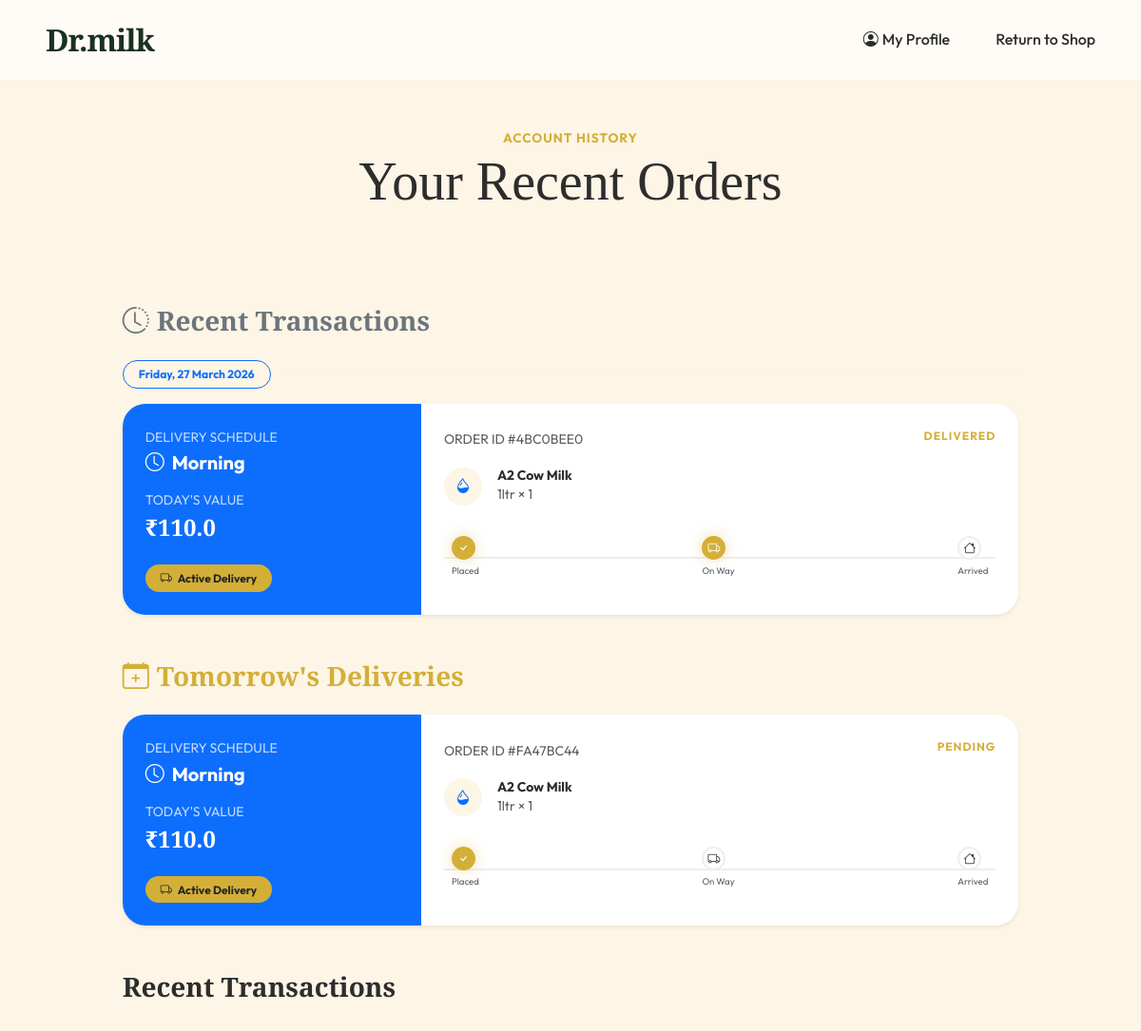
Page /orders (signed in) on the committed database.
### models.py (models this page shows)
class Order(db.Model):
    id = db.Column(db.Integer, primary_key=True)
    user_id = db.Column(db.Integer, db.ForeignKey('user.id'), nullable=False, index=True)
    user = db.relationship('User', backref=db.backref('orders', lazy=True))
    total_amount = db.Column(db.Float, nullable=False)
    total_liters = db.Column(db.Float, default=0.0)
    status = db.Column(db.String(20), default='Pending', index=True)
    delivery_time = db.Column(db.String(20)) # 'Morning', 'Evening'
    delivery_days = db.Column(db.JSON) # ['Monday', 'Tuesday'...]
    is_subscription = db.Column(db.Boolean, default=False)
    subscription_end = db.Column(db.DateTime, nullable=True)
    created_at = db.Column(db.DateTime, default=ist_now, index=True)
    order_id = db.Column(db.String(50), unique=True, index=True)
    items = db.relationship('OrderItem', backref='order', lazy=True)

class OrderItem(db.Model):
    id = db.Column(db.Integer, primary_key=True)
    order_id = db.Column(db.Integer, db.ForeignKey('order.id'), nullable=False, index=True)
    product_id = db.Column(db.Integer, db.ForeignKey('product.id'), nullable=False)
    product = db.relationship('Product')
    size = db.Column(db.String(50))
    quantity = db.Column(db.Integer, nullable=False)
    price = db.Column(db.Float, nullable=False)
    liter_total = db.Column(db.Float)

class Product(db.Model):
    id = db.Column(db.Integer, primary_key=True)
    name = db.Column(db.String(100), nullable=False)
    description = db.Column(db.Text)
    image = db.Column(db.String(255))
    category = db.Column(db.String(50), index=True)
    benefits = db.Column(db.JSON)
    variants = db.relationship('ProductVariant', backref='product', lazy=True)

### routes/user_routes.py (the view)
@user_bp.route('/orders')
@login_required
def user_orders():
    all_orders = Order.query.filter_by(user_id=current_user.id).order_by(Order.created_at.desc()).all()
    today_day = datetime.now().strftime('%a')
    tomorrow_day = (datetime.now() + timedelta(days=1)).strftime('%a')
    today_orders = [o for o in all_orders if today_day in (o.delivery_days or [])]
    tomorrow_orders = [o for o in all_orders if tomorrow_day in (o.delivery_days or [])]
    history_orders = [o for o in all_orders if o not in today_orders and o not in tomorrow_orders]
    grouped_history = defaultdict(list)
    for order in history_orders:
        date_key = order.created_at.strftime('%Y-%m-%d')
        grouped_history[date_key].append(order)
    sorted_history_keys = sorted(grouped_history.keys(), reverse=True)
    display_history = []
    for d_key in sorted_history_keys:
        dt = datetime.strptime(d_key, '%Y-%m-%d')
        display_history.append({
            'date': dt.strftime('%A, %d %B %Y'),
            'orders': grouped_history[d_key]
        })
    return render_template('orders.html',
                         today_orders=today_orders,
                         tomorrow_orders=tomorrow_orders,
                         display_history=display_history)

### routes/user_routes.py (called while the page is built)
@login_manager.user_loader
def load_user(user_id):
    return User.query.get(int(user_id))

### templates/orders.html (shortened to what this page needs)
<!DOCTYPE html>
<html lang="en">
<head>
    <link href="https://cdn.jsdelivr.net/npm/bootstrap@5.3.0/dist/css/bootstrap.min.css" rel="stylesheet">
    <link rel="stylesheet" href="https://cdn.jsdelivr.net/npm/bootstrap-icons@1.11.0/font/bootstrap-icons.css">
    <link rel="stylesheet" href="{{ url_for('static', filename='css/style.css') }}">
</head>
<body class="bg-cream">
    <nav class="navbar navbar-expand-lg sticky-top">
        <div class="container-fluid px-5">
            <a class="brand-logo" href="/">Dr.milk</a>
            <div class="ms-auto d-flex align-items-center gap-3">
                <a href="/profile" class="nav-link"><i class="bi bi-person-circle me-1"></i>My Profile</a>
                <a href="/" class="nav-link">Return to Shop</a>
            </div>
        </div>
    </nav>
    <div class="container-custom py-5">
        <div class="text-center mb-5">
            <span class="product-category">Account History</span>
            <h2 class="display-4">Your Recent Orders</h2>
        </div>
        {% if today_orders or tomorrow_orders or all_orders %}
        <div class="row justify-content-center">
            <div class="col-lg-10">
                {% if display_history %}
                <div class="mt-5">
                    <h3 class="fw-bold mb-4 text-secondary"><i class="bi bi-clock-history me-2"></i>Recent Transactions
                    </h3>
                    {% for day in display_history %}
                    <div class="mb-5">
                        <div class="d-flex align-items-center mb-3">
                            <span
                                class="badge rounded-pill bg-cream text-primary border border-primary px-3 py-2 small fw-bold">
                                {{ day.date }}
                            </span>
                            <div class="ms-3 flex-grow-1 border-bottom opacity-25"></div>
                        </div>
                        {% for order in day.orders %}
                        {% include 'includes/_order_card.html' %}
                        {% endfor %}
                    </div>
                    {% endfor %}
                </div>
                {% endif %}
                {% if tomorrow_orders %}
                <div class="mb-5">
                    <h3 class="fw-bold mb-4 text-accent"><i class="bi bi-calendar-plus me-2"></i>Tomorrow's Deliveries
                    </h3>
                    {% for order in tomorrow_orders %}
                    {% include 'includes/_order_card.html' %}
                    {% endfor %}
                </div>
                {% endif %}
                <div class="mb-5">
                    <h3 class="fw-bold mb-4">Recent Transactions</h3>
                </div>
            </div>
        </div>
        {% endif %}
    </div>
</body>
</html>

### templates/includes/_order_card.html
<div class="product-card mb-4 shadow-sm border-0">
    <div class="row g-0">
        <div class="col-md-4 bg-primary p-4 text-white d-flex flex-column justify-content-between rounded-start-4">
            <div>
                <p class="small opacity-75 mb-1 text-uppercase">Delivery Schedule</p>
                <h5 class="mb-3 fw-bold"><i class="bi bi-clock me-2"></i>{{ order.delivery_time }}</h5>
                <p class="small opacity-75 mb-1 text-uppercase">Today's Value</p>
                <h4 class="mb-0 fw-bold">₹{{ order.total_amount }}</h4>
            </div>
            <div class="mt-4">
                <span class="badge rounded-pill bg-accent text-dark px-3 py-2">
                    <i class="bi bi-truck me-1"></i> Active Delivery
                </span>
            </div>
        </div>
        <div class="col-md-8 p-4">
            <div class="d-flex justify-content-between align-items-center mb-3">
                <span class="text-muted small">ORDER ID #{{ order.order_id }}</span>
                <span class="product-category fw-bold" style="font-size: 0.75rem;">{{ order.status }}</span>
            </div>
            <div class="order-items-list mb-4">
                {% for item in order.items %}
                <div class="d-flex align-items-center mb-2">
                    <div class="bg-cream rounded-circle p-2 me-3"
                        style="width: 40px; height: 40px; display: flex; align-items: center; justify-content: center;">
                        <i class="bi bi-droplet-half text-primary"></i>
                    </div>
                    <div class="flex-grow-1">
                        <h6 class="mb-0 fw-bold small">{{ item.product.name }}</h6>
                        <p class="small text-muted mb-0">{{ item.size }} &times; {{ item.quantity }}</p>
                    </div>
                </div>
                {% endfor %}
            </div>
            <div class="timeline d-flex justify-content-between px-2">
                <div class="text-center">
                    <div class="timeline-step active small" style="width: 25px; height: 25px;"><i
                            class="bi bi-check"></i></div>
                    <div class="small mt-1 text-muted" style="font-size: 0.6rem;">Placed</div>
                </div>
                <div class="text-center">
                    <div class="timeline-step {{ 'active' if order.status|lower != 'pending' }} small"
                        style="width: 25px; height: 25px;"><i class="bi bi-truck"></i></div>
                    <div class="small mt-1 text-muted" style="font-size: 0.6rem;">On Way</div>
                </div>
                <div class="text-center">
                    <div class="timeline-step small" style="width: 25px; height: 25px;"><i class="bi bi-house"></i>
                    </div>
                    <div class="small mt-1 text-muted" style="font-size: 0.6rem;">Arrived</div>
                </div>
            </div>
        </div>
    </div>
</div>

### static/css/style.css (style rules this page uses)
:root { --primary: #1B3022; --primary-light: #2C4A36; --accent: #D4AF37; --cream: #FDF5E6; --white: #FFFFFF; --text-main: #2D2D2D; --text-muted: #6B7280; --glass-bg: rgba(255, 255, 255, 0.7); --glass-border: rgba(255, 255, 255, 0.3); --border-radius-lg: 24px; --border-radius-sm: 12px; --shadow-soft: 0 10px 30px rgba(0, 0, 0, 0.05); --shadow-premium: 0 20px 50px rgba(27, 48, 34, 0.15); --transition-smooth: all 0.4s cubic-bezier(0.165, 0.84, 0.44, 1); }
.bg-accent { background-color: var(--accent) !important; }
.text-accent { color: var(--accent) !important; }
* { margin: 0; padding: 0; box-sizing: border-box; }
body { font-family: 'Outfit', sans-serif; color: var(--text-main); background-color: var(--white); line-height: 1.6; overflow-x: hidden; }
h1, h2, h3, h4, .brand-logo { font-family: 'Playfair Display', serif; font-weight: 700; }
.container-custom { max-width: 1400px; margin: 0 auto; padding: 0 2rem; }
.bg-cream { background-color: var(--cream); }
.navbar { background: var(--glass-bg); backdrop-filter: blur(15px); -webkit-backdrop-filter: blur(15px); border-bottom: 1px solid var(--glass-border); transition: var(--transition-smooth); padding: 1rem 0; }
.brand-logo { font-size: 2rem; color: var(--primary); text-decoration: none; letter-spacing: -1px; }
.nav-link { font-weight: 500; color: var(--text-main); margin-left: 2rem; position: relative; padding: 0.5rem 0; }
.nav-link::after { content: ''; position: absolute; bottom: 0; left: 0; width: 0; height: 2px; background: var(--accent); transition: var(--transition-smooth); }
.product-card { background: var(--white); border-radius: var(--border-radius-lg); overflow: hidden; transition: var(--transition-smooth); box-shadow: var(--shadow-soft); position: relative; }
.product-category { font-size: 0.85rem; color: var(--accent); text-transform: uppercase; font-weight: 700; margin-bottom: 0.5rem; letter-spacing: 1px; }

### templates/orders.html (style rules this page uses)
.timeline { display: flex; justify-content: space-between; position: relative; margin-top: 2rem; padding: 0 1rem; }
.timeline::before { content: ''; position: absolute; top: 50%; left: 0; right: 0; height: 2px; background: #eee; z-index: 1; }
.timeline-step { width: 30px; height: 30px; background: #fff; border: 2px solid #eee; border-radius: 50%; z-index: 2; position: relative; display: flex; align-items: center; justify-content: center; font-size: 0.8rem; }
.timeline-step.active { border-color: var(--accent); background: var(--accent); color: white; box-shadow: 0 0 15px rgba(212, 175, 55, 0.4); }

### rows in the picture
Order: delivery_time "Morning", total_amount "110.0", order_id "4BC0BEE0", status "DELIVERED"
OrderItem: product.name "A2 Cow Milk", size "1ltr", quantity "1"
Order: delivery_time "Morning", total_amount "110.0", order_id "FA47BC44", status "PENDING"
OrderItem: product.name "A2 Cow Milk", size "1ltr", quantity "1"

### other values in the picture
{{ day.date }} "Friday, 27 March 2026"
